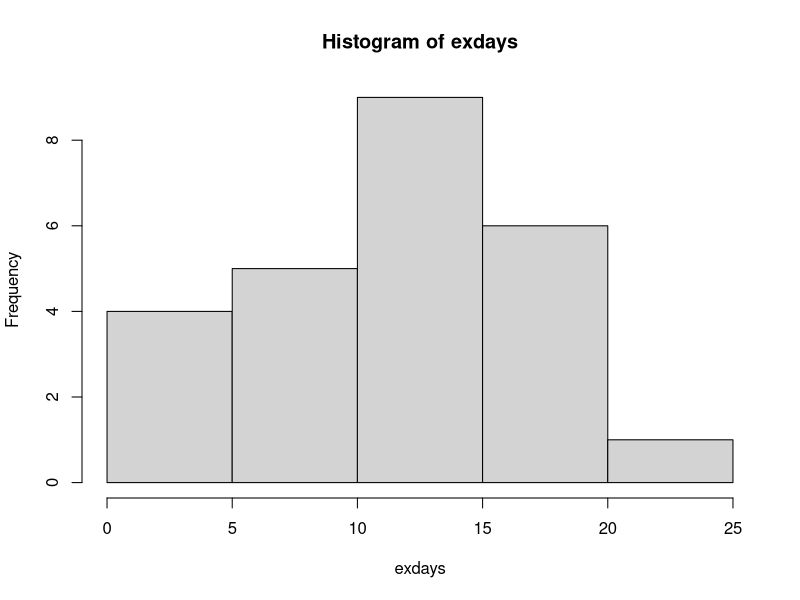

Source code (R):
### Question 2
exdays<-c(14,9,17,11,17,12,13,12,7,5,18,6,14,12,17,13,16,20,1,15,7,2,
          4,21,8)

av = mean(exdays)
variance = var(exdays)
summary(exdays)
hist(exdays)
modes = mode(exdays)
# 2e 
P_5days_outof_14days = dbinom(x=5,size=14,prob = 0.554)
# 2f
P_lessthan11days_outof_14days = 1- sum(dbinom(x=11:14,size=14,prob = 0.554))
### Question 3
hermit_data <- read.csv(file = "hermit.csv", header = T)
hermitbasic <- hermit_data[hermit_data$pH>7,]
hermitacid = hermit_data[hermit_data$pH<=7,]
hermitbasic_shell = sum(hermitbasic$Shell == 'yes')
hermitacid_shell = sum(hermitacid$Shell == 'yes')
# 3c
P_basic_shell_atleast15 = sum(dbinom(15:30,30,prob = 36/57))
P_acid_shell_atleast15 = sum(dbinom(15:30,30,prob = 19/56))
